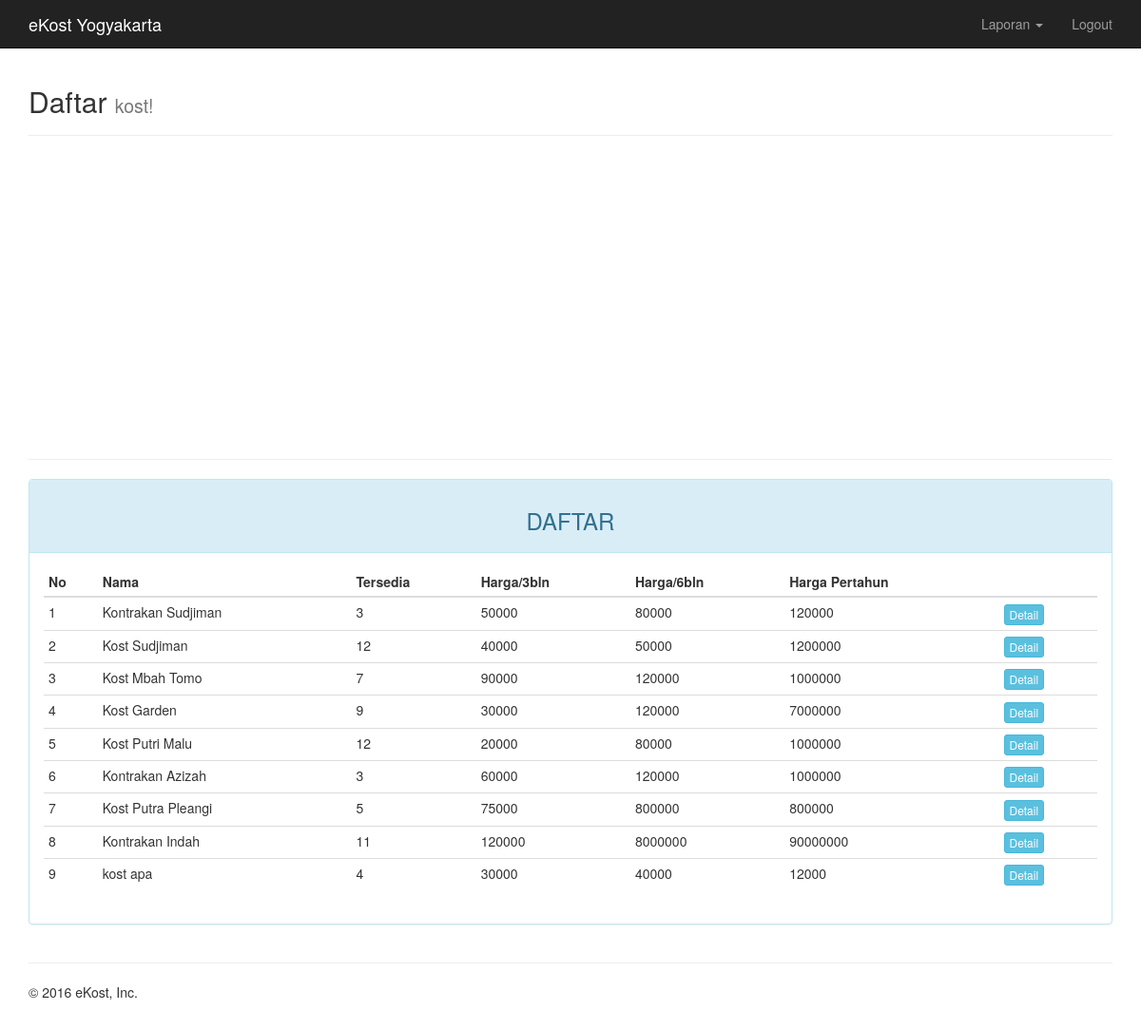
/admin/index.php?page=kost (signed in), run on an earlier commit of the app's database.
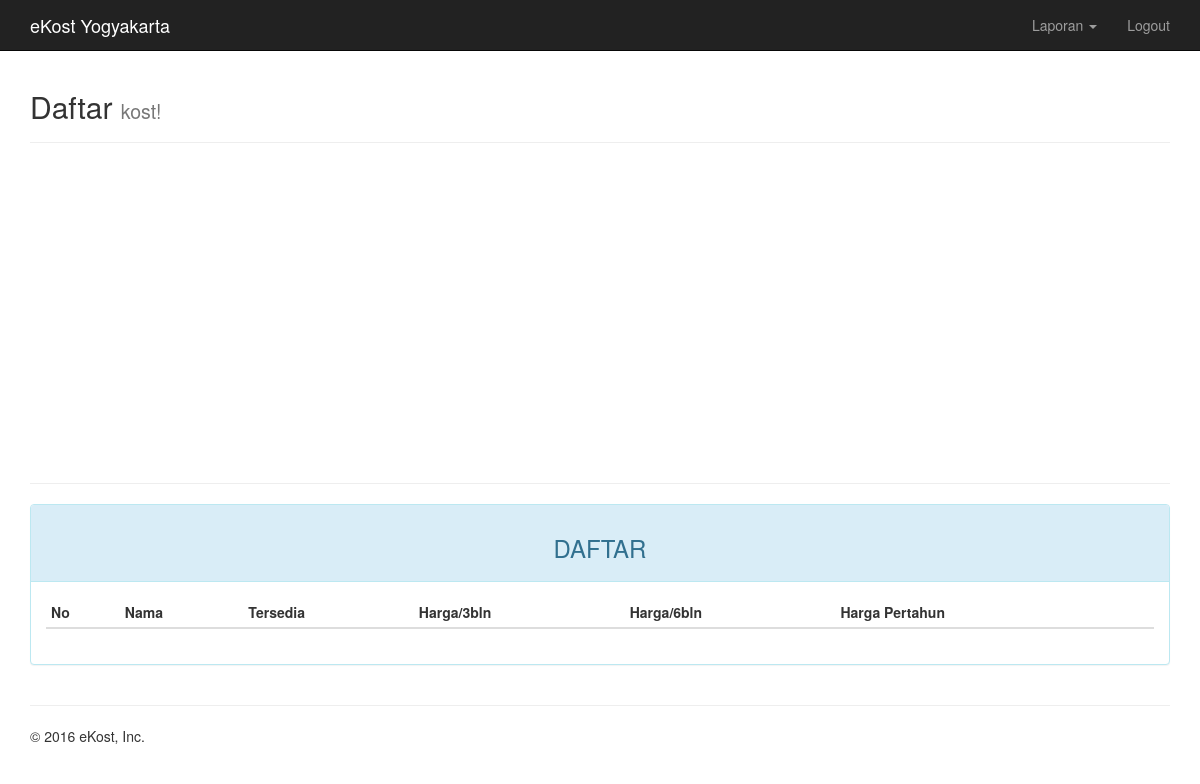
And on a later commit of the database.
### tables this page shows
CREATE TABLE `kost` (
  `id_kost` int(11) NOT NULL,
  `id_pemilik` int(11) NOT NULL,
  `nama` varchar(20) NOT NULL,
  `alamat` varchar(50) NOT NULL,
  `latitude` float NOT NULL,
  `longitude` float NOT NULL,
  `tersedia` int(2) NOT NULL,
  `status` enum('Laki-laki','Perempuan') DEFAULT NULL,
  `fasilitas` text NOT NULL,
  `harga_3bulan` int(9) NOT NULL,
  `harga_6bulan` int(9) NOT NULL,
  `harga_pertahun` int(9) NOT NULL,
  `pengunjung` int(11) DEFAULT NULL
);

### admin/page/kost.php (the view)
<div class="container">
	<div class="page-header">
		<h2>Daftar <small>kost!</small></h2>
	</div>
	<div class="row">
		<div class="col-md-12">
			<div id="map_canvas" style="width:100%; height:300px"></div>
		</div>
	</div>
	<hr>
	<div class="row">
		<div class="col-md-12">
		    <div class="panel panel-info">
		        <div class="panel-heading"><h3 class="text-center">DAFTAR</h3></div>
		        <div class="panel-body">
		            <table class="table table-condensed">
		                <thead>
		                    <tr>
		                        <th>No</th>
														<th>Nama</th>
		                        <th>Tersedia</th>
		                        <th>Harga/3bln</th>
		                        <th>Harga/6bln</th>
		                        <th>Harga Pertahun</th>
		                        <th></th>
		                    </tr>
		                </thead>
		                <tbody>
		                    <?php $no = 1; ?>
		                    <?php if ($query = $connection->query("SELECT * FROM kost")): ?>
		                        <?php while($row = $query->fetch_assoc()): ?>
		                        <tr>
		                            <td><?=$no++?></td>
		                            <td><?=$row['nama']?></td>
		                            <td><?=$row['tersedia']?></td>
		                            <td><?=$row['harga_3bulan']?></td>
		                            <td><?=$row['harga_6bulan']?></td>
		                            <td><?=$row['harga_pertahun']?></td>
		                            <td>
																	<a href="?page=kost&action=detail&key=<?=$row['id_kost']?>" class="btn btn-info btn-xs">Detail</a>
		                            </td>
		                        </tr>
		                        <?php endwhile ?>
		                    <?php endif ?>
		                </tbody>
		            </table>
		        </div>
		    </div>
		</div>
	</div>
</div>

### admin/index.php (shortened to what this page needs)
<?php require_once("../config.php"); session_start();
?>
<!DOCTYPE html>
<html lang="en">
<head>
  <link href="../assets/css/bootstrap.min.css" rel="stylesheet">
  <link href="../assets/css/ie10-viewport-bug-workaround.css" rel="stylesheet">
  <link href="../assets/css/jumbotron.css" rel="stylesheet">
</head>
<body onload="baseMap()">
  <nav class="navbar navbar-inverse navbar-fixed-top">
    <div class="container">
      <div class="navbar-header">
        <a class="navbar-brand" href="index.php" style="color: white;">eKost Yogyakarta</a>
      </div>
      <div id="navbar" class="navbar-collapse collapse">
          <ul class="nav navbar-nav navbar-right">
            <li class="dropdown">
              <a href="#" class="dropdown-toggle" data-toggle="dropdown" role="button" aria-haspopup="true" aria-expanded="false">Laporan <span class="caret"></span></a>
            </li>
            <li><a href="logout.php">Logout</a></li>
          </ul>
      </div>
    </div>
  </nav>
  <?php include page($_PAGE); ?>
  <div class="container">
    <hr>
    <footer>
      <p>&copy; 2016 eKost, Inc.</p>
    </footer>
  </div>
</body>
</html>

### assets/css/jumbotron.css (style rules this page uses)
body { padding-top: 50px; padding-bottom: 20px; }

What changed in the data, as far as the page shows it:
removed kost: nama "Kontrakan Sudjiman", tersedia "3", harga_3bulan "50000", harga_6bulan "80000", harga_pertahun "120000"
removed kost: nama "Kost Sudjiman", tersedia "12", harga_3bulan "40000", harga_6bulan "50000", harga_pertahun "1200000"
removed kost: nama "Kost Mbah Tomo", tersedia "7", harga_3bulan "90000", harga_6bulan "120000", harga_pertahun "1000000"
removed kost: nama "Kost Garden", tersedia "9", harga_3bulan "30000", harga_6bulan "120000", harga_pertahun "7000000"
removed kost: nama "Kost Putri Malu", tersedia "12", harga_3bulan "20000", harga_6bulan "80000", harga_pertahun "1000000"
removed kost: nama "Kontrakan Azizah", tersedia "3", harga_3bulan "60000", harga_6bulan "120000", harga_pertahun "1000000"
removed kost: nama "Kost Putra Pleangi", tersedia "5", harga_3bulan "75000", harga_6bulan "800000", harga_pertahun "800000"
removed kost: nama "Kontrakan Indah", tersedia "11", harga_3bulan "120000", harga_6bulan "8000000", harga_pertahun "90000000"
removed kost: nama "kost apa", tersedia "4", harga_3bulan "30000", harga_6bulan "40000", harga_pertahun "12000"
